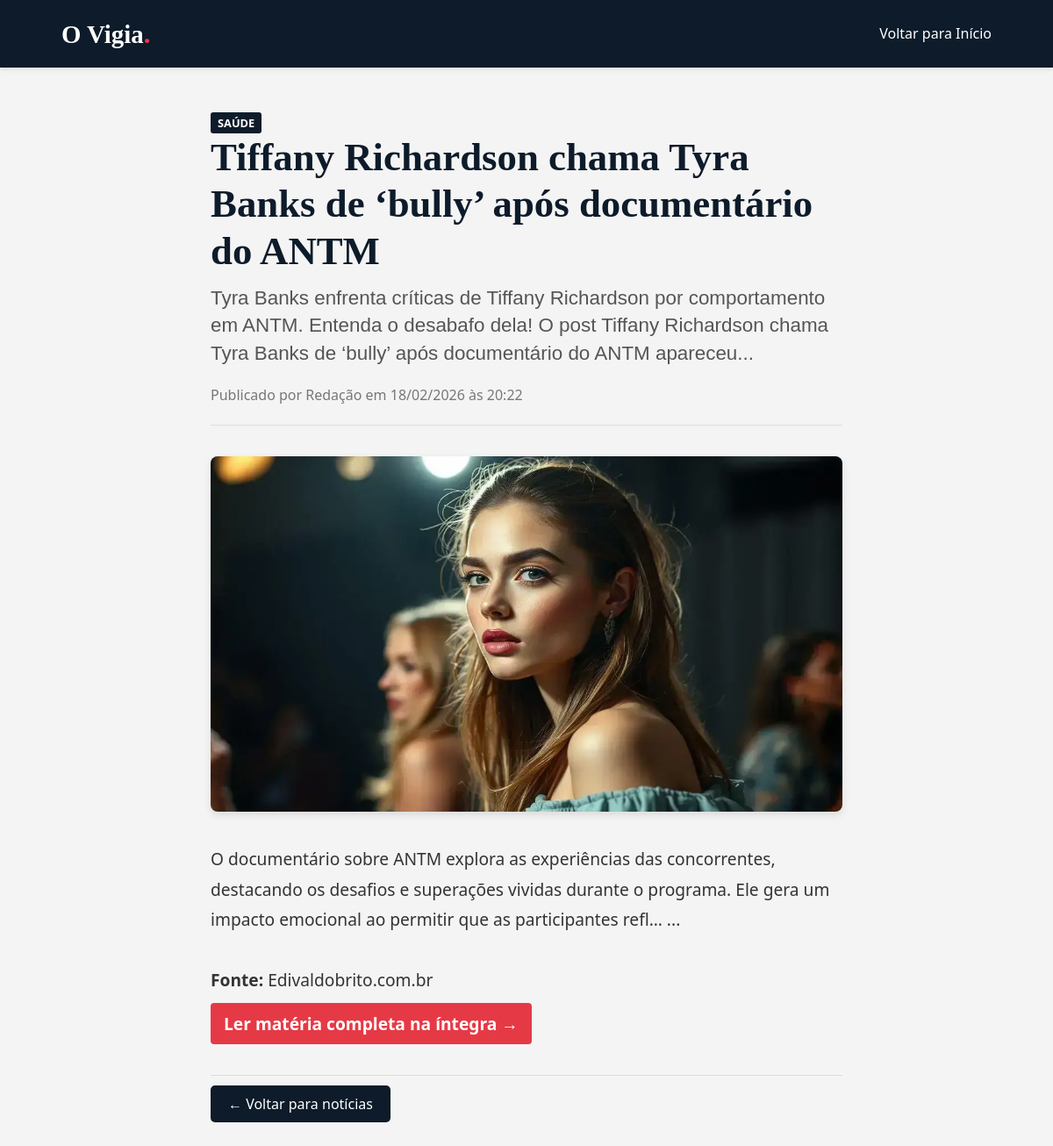
Screenshot of /noticia/27/ with the database file from the repository.
### blog/models.py (models this page shows, shortened)
class Noticia(models.Model):
    CATEGORIAS = [
        ('SAUDE', 'Saúde'),
        ('FINANCAS', 'Finanças'),
        ('RECEITAS', 'Receitas'),
        ('MUNDO', 'Mundo'),
        ('GERAL', 'Geral'),
    ]
    titulo = models.CharField(max_length=200)
    subtitulo = models.CharField(max_length=300, blank=True, null=True, help_text="Opcional: Uma frase curta que complementa o título")
    categoria = models.CharField(max_length=20, choices=CATEGORIAS, default='GERAL')
    conteudo = models.TextField()
    imagem = models.ImageField(upload_to='noticias/', blank=True, null=True)
    legenda_imagem = models.CharField(max_length=150, blank=True, null=True, help_text="Opcional: Créditos da foto ou descrição curta")
    data_publicacao = models.DateTimeField(auto_now_add=True)

### blog/views.py (the view)
# urls.py: path('noticia/<int:id>/', detalhe_noticia, name='detalhe'),
def detalhe_noticia(request, id):
    noticia = get_object_or_404(Noticia, id=id)
    return render(request, 'noticia_detalhe.html', {'noticia': noticia})

### blog/templates/noticia_detalhe.html (shortened to what this page needs)
{% load static %}
<!DOCTYPE html>
<html lang="pt-br">
<head>
    <link rel="stylesheet" href="{% static 'css/style.css' %}">
</head>
<body>
    <header>
        <div class="header-container">
            <div class="logo">
                <a href="{% url 'home' %}" style="text-decoration:none; color:white;">
                    O Vigia<span>.</span>
                </a>
            </div>
            <nav class="nav-links">
                <a href="{% url 'home' %}">Voltar para Início</a>
            </nav>
        </div>
    </header>
    <div class="container" style="display: block; max-width: 800px;">
        <article class="noticia-card" style="border: none; box-shadow: none; background: transparent;">
            <span class="categoria-tag" style="margin-bottom: 15px;">{{ noticia.get_categoria_display }}</span>
            <h1 style="font-size: 2.8rem; color: #0d1b2a; margin-bottom: 5px; font-family: 'Merriweather', serif; line-height: 1.2;">
                {{ noticia.titulo }}
            </h1>
            {% if noticia.subtitulo %}
                <h2 style="font-size: 1.4rem; color: #555; font-weight: normal; margin-bottom: 20px; font-family: sans-serif; line-height: 1.4;">
                    {{ noticia.subtitulo }}
                </h2>
            {% endif %}
            <p style="color: #777; border-bottom: 1px solid #ddd; padding-bottom: 20px; margin-bottom: 20px;">
                Publicado por Redação em {{ noticia.data_publicacao|date:"d/m/Y \à\s H:i" }}
            </p>
            {% if noticia.imagem %}
                <figure style="margin: 0 0 30px 0;">
                    <img src="{{ noticia.imagem.url }}" style="width: 100%; border-radius: 8px; box-shadow: 0 4px 10px rgba(0,0,0,0.1);">
                </figure>
            {% endif %}
            <div style="font-size: 1.2rem; line-height: 1.8; color: #333; font-family: 'Georgia', serif;">
                {{ noticia.conteudo|safe }}
            </div>
            <div style="margin-top: 40px; border-top: 1px solid #ddd; padding-top: 20px;">
                <a href="{% url 'home' %}" style="background-color: #0d1b2a; color: white; padding: 10px 20px; text-decoration: none; border-radius: 5px;">&larr; Voltar para notícias</a>
            </div>
        </article>
    </div>
</body>
</html>

### static/css/style.css (style rules this page uses)
* { margin: 0; padding: 0; box-sizing: border-box; font-family: 'Segoe UI', Tahoma, Geneva, Verdana, sans-serif; }
body { background-color: #f4f4f4; color: #333; line-height: 1.6; }
a { text-decoration: none; color: inherit; }
header { background-color: #0d1b2a; color: white; padding: 15px 0; box-shadow: 0 2px 5px rgba(0,0,0,0.1); }
.header-container { max-width: 1100px; margin: 0 auto; display: flex; justify-content: space-between; align-items: center; padding: 0 20px; }
.logo a { font-size: 1.8rem; font-weight: bold; font-family: 'Merriweather', serif; }
.logo span { color: #e63946; }
.nav-links a { margin-left: 20px; font-weight: 500; font-size: 1rem; transition: color 0.3s; }
.container { max-width: 1100px; margin: 30px auto; display: flex; gap: 30px; padding: 0 20px; }
.noticia-card { background: white; padding: 20px; margin-bottom: 30px; border-radius: 8px; box-shadow: 0 2px 5px rgba(0,0,0,0.05); border-left: 5px solid #0d1b2a; }
.categoria-tag { background-color: #0d1b2a; color: white; padding: 3px 8px; font-size: 0.8rem; text-transform: uppercase; font-weight: bold; border-radius: 3px; }
.noticia-card h2 { margin: 10px 0; color: #1d3557; }
.noticia-card img { width: 100%; height: auto; border-radius: 5px; margin-top: 15px; }

### rows the page displays
Noticia: categoria "SAÚDE", titulo "Tiffany Richardson chama Tyra Banks de ‘bully’ após documentário do ANTM", subtitulo "Tyra Banks enfrenta críticas de Tiffany Richardson por comportamento em ANTM. Entenda o desabafo dela! O post Tiffany Richardson chama Tyra Banks de ‘bully’ após documentário do ANTM apareceu...", data_publicacao "18/02/2026 às 20:22", imagem (picture), conteudo "O documentário sobre ANTM explora as experiências das concorrentes, destacando os desafios e superações vividas durante o programa. Ele gera um impacto emocional ao permitir que as participantes refl… ... Fonte: Edivaldobrito.com.br Ler matéria completa na íntegra →"
